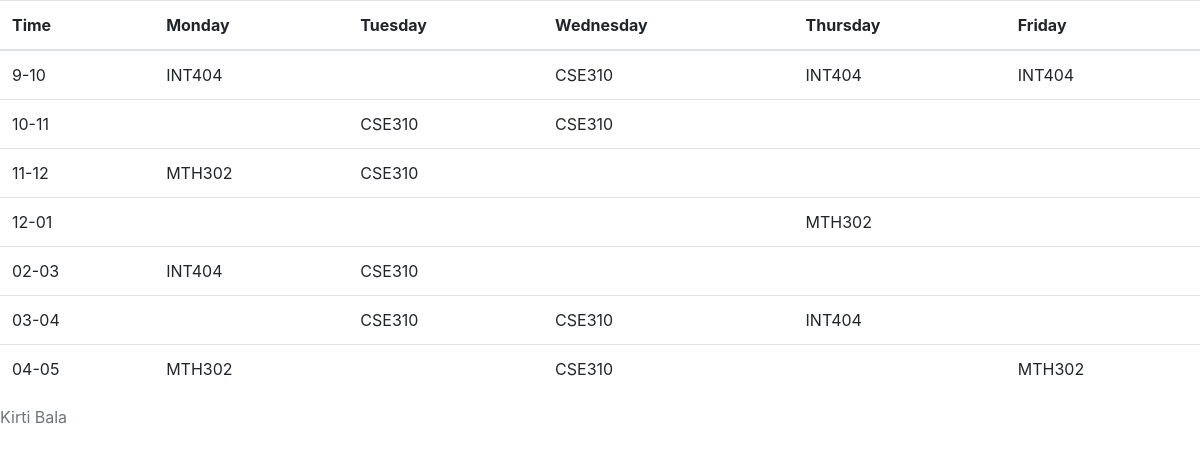
/1/, run on the app's committed database.
### teachers/models.py (models this page shows, shortened)
class Teacher(models.Model):
    Name = models.CharField(max_length=100)

class TimeTable(models.Model):
    Day = models.CharField(max_length=100, choices=[('Monday','Monday'), ('Tuesday','Tuesday'), ('Wednesday','Wednesday'),('Thursday','Thursday'),('Friday','Friday')])
    Teacher_id = models.IntegerField(choices=[(1,1),(2,2),(3,3),(4,4),(5,5)])
    Lecture = models.CharField(max_length=100, choices=[('CSE310','CSE310'), ('INT404','INT404'), ('MTH302','MTH302')] )
    Time = models.CharField(max_length=100, choices=[('9-10', '9-10'), ('10-11', '10-11'),('11-12', '11-12'),('12-01', '12-01'),('02-03', '02-03'),('03-04', '03-04'),('04-05', '04-05')])

### project/views.py (the view)
# urls.py: path('<id>/',views.timetable_is),
def timetable_is(request, id):
    teacher = Teacher.objects.get(id=id)
    timetable = TimeTable.objects.filter(Teacher_id=id)
    return render(request,'timetable.html',{'teacher':teacher,'timetable':timetable})

### templates/timetable.html (shortened to what this page needs)
<!DOCTYPE html>
<html lang="en" dir="ltr">
  <head>
    <link rel="stylesheet" href="https://stackpath.bootstrapcdn.com/bootstrap/4.4.1/css/bootstrap.min.css">
  </head>
  <body>
      <table class="table">
        <caption>{{teacher.Name}}</caption>
        <thead>
        <tr>
          <th>Time</th>
          <th>Monday</th>
          <th>Tuesday</th>
          <th>Wednesday</th>
          <th>Thursday</th>
          <th>Friday</th>
        </tr>
        </thead>
        <tbody>
        <tr>
          <td>9-10</td>
          <td>
            {% for e in timetable  %}
            {% if "Monday" == e.Day %}
            {% if "9-10" == e.Time %}
              {{e.Lecture}}
            {% endif %}
            {% endif %}
            {% endfor %}
          </td>
          <td>
          </td>
          <td>
            {% for e in timetable  %}
            {% if "Wednesday" == e.Day %}
            {% if "9-10" == e.Time %}
              {{e.Lecture}}
            {% endif %}
            {% endif %}
            {% endfor %}
          </td>
          <td>
            {% for e in timetable  %}
            {% if "Thursday" == e.Day %}
            {% if "9-10" == e.Time %}
              {{e.Lecture}}
            {% endif %}
            {% endif %}
            {% endfor %}
          </td>
          <td>
            {% for e in timetable  %}
            {% if "Friday" == e.Day %}
            {% if "9-10" == e.Time %}
              {{e.Lecture}}
            {% endif %}
            {% endif %}
            {% endfor %}
          </td>
        </tr>
        <tr>
          <td>10-11</td>
          <td>
          </td>
          <td>
            {% for e in timetable  %}
            {% if "Tuesday" == e.Day %}
            {% if "10-11" == e.Time %}
              {{e.Lecture}}
            {% endif %}
            {% endif %}
            {% endfor %}
          </td>
          <td>
            {% for e in timetable  %}
            {% if "Wednesday" == e.Day %}
            {% if "10-11" == e.Time %}
              {{e.Lecture}}
            {% endif %}
            {% endif %}
            {% endfor %}
          </td>
          <td>
          </td>
          <td>
          </td>
         </tr>
          <tr>
            <td>11-12</td>
            <td>
              {% for e in timetable  %}
              {% if "Monday" == e.Day %}
              {% if "11-12" == e.Time %}
                {{e.Lecture}}
              {% endif %}
              {% endif %}
              {% endfor %}
            </td>
            <td>
              {% for e in timetable  %}
              {% if "Tuesday" == e.Day %}
              {% if "11-12" == e.Time %}
                {{e.Lecture}}
              {% endif %}
              {% endif %}
              {% endfor %}
            </td>
            <td>
            </td>
            <td>
            </td>
            <td>
            </td>
          </tr>
          <tr>
            <td>12-01</td>
            <td>
            </td>
            <td>
            </td>
            <td>
            </td>
            <td>
              {% for e in timetable  %}
              {% if "Thursday" == e.Day %}
              {% if "12-01" == e.Time %}
                {{e.Lecture}}
              {% endif %}
              {% endif %}
              {% endfor %}
            </td>
            <td>
            </td>
          </tr>
          <tr>
            <td>02-03</td>
            <td>
              {% for e in timetable  %}
              {% if "Monday" == e.Day %}
              {% if "02-03" == e.Time %}
                {{e.Lecture}}
              {% endif %}
              {% endif %}
              {% endfor %}
            </td>
            <td>
              {% for e in timetable  %}
              {% if "Tuesday" == e.Day %}
              {% if "02-03" == e.Time %}
                {{e.Lecture}}
              {% endif %}
              {% endif %}
              {% endfor %}
            </td>
            <td>
            </td>
            <td>
            </td>
            <td>
            </td>
          </tr>
          <tr>
            <td>03-04</td>
            <td>
            </td>
            <td>
              {% for e in timetable  %}
              {% if "Tuesday" == e.Day %}
              {% if "03-04" == e.Time %}
                {{e.Lecture}}
              {% endif %}
              {% endif %}
              {% endfor %}
            </td>
            <td>
              {% for e in timetable  %}
              {% if "Wednesday" == e.Day %}
              {% if "03-04" == e.Time %}
                {{e.Lecture}}
              {% endif %}
              {% endif %}
              {% endfor %}
            </td>
            <td>
              {% for e in timetable  %}
              {% if "Thursday" == e.Day %}
              {% if "03-04" == e.Time %}
                {{e.Lecture}}
              {% endif %}
              {% endif %}
              {% endfor %}
            </td>
            <td>
            </td>
          </tr>
          <tr>
            <td>04-05</td>
            <td>
              {% for e in timetable  %}
              {% if "Monday" == e.Day %}
              {% if "04-05" == e.Time %}
                {{e.Lecture}}
              {% endif %}
              {% endif %}
              {% endfor %}
            </td>
            <td>
            </td>
            <td>
              {% for e in timetable  %}
              {% if "Wednesday" == e.Day %}
              {% if "04-05" == e.Time %}
                {{e.Lecture}}
              {% endif %}
              {% endif %}
              {% endfor %}
            </td>
            <td>
            </td>
            <td>
              {% for e in timetable  %}
              {% if "Friday" == e.Day %}
              {% if "04-05" == e.Time %}
                {{e.Lecture}}
              {% endif %}
              {% endif %}
              {% endfor %}
            </td>
          </tr>
          </tbody>
      </table>
  </body>
</html>

### data on the page
Teacher: Name "Kirti Bala"
TimeTable: Lecture "INT404"
TimeTable: Lecture "CSE310"
TimeTable: Lecture "INT404"
TimeTable: Lecture "INT404"
TimeTable: Lecture "CSE310"
TimeTable: Lecture "CSE310"
TimeTable: Lecture "MTH302"
TimeTable: Lecture "CSE310"
TimeTable: Lecture "MTH302"
TimeTable: Lecture "INT404"
TimeTable: Lecture "CSE310"
TimeTable: Lecture "CSE310"
TimeTable: Lecture "CSE310"
TimeTable: Lecture "INT404"
TimeTable: Lecture "MTH302"
TimeTable: Lecture "CSE310"
TimeTable: Lecture "MTH302"
